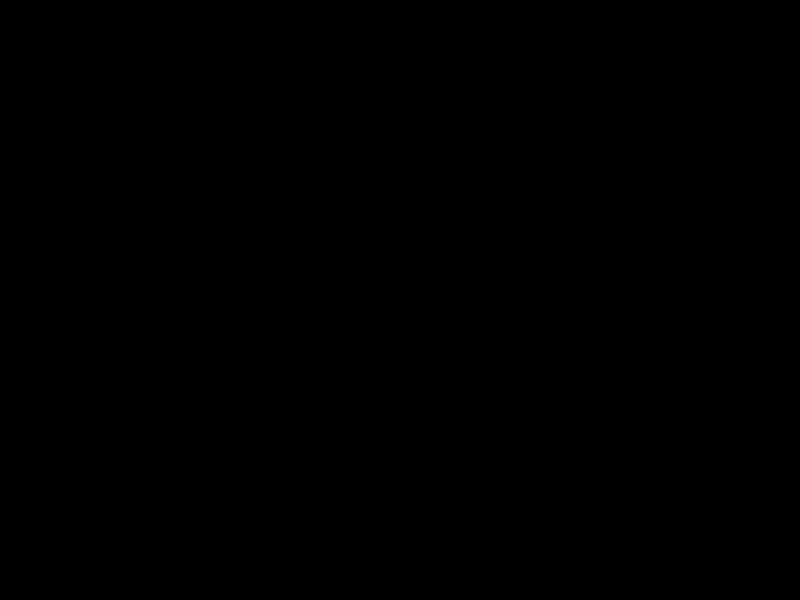
Frame 1 (no input)
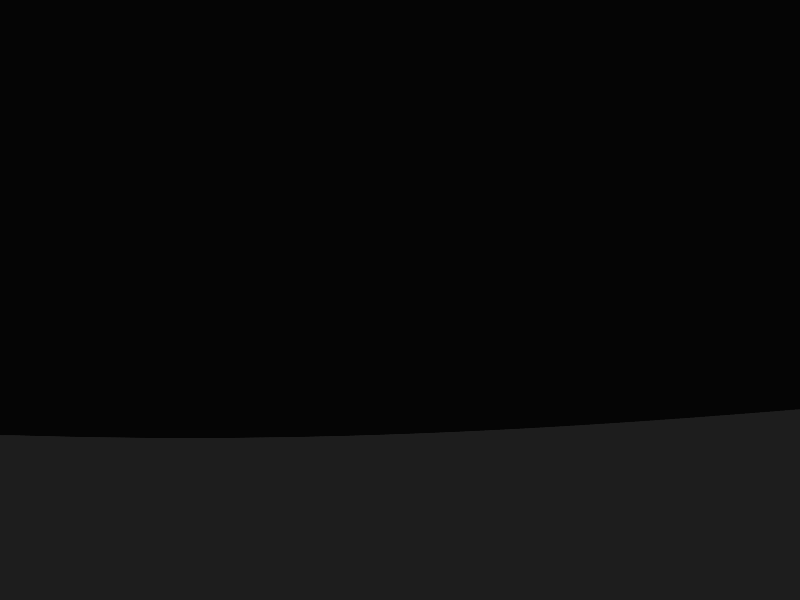
Frame 60 (the mouse pressed at the canvas centre just before this capture)
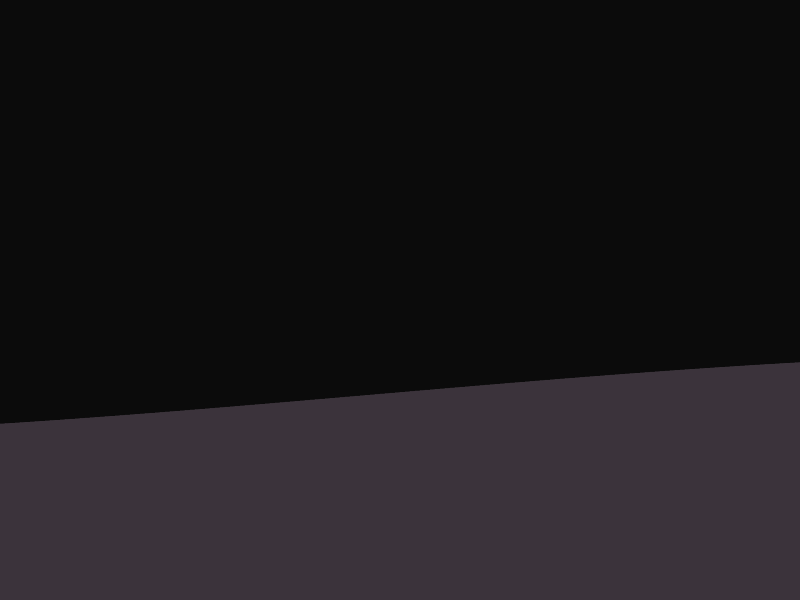
Frame 120 (the mouse held since frame 60 and released just before this capture)

The Processing sketch that drew these frames (run headless with seeded random() and noise(); from frame 60 on, the mouse is pressed at the canvas centre):

// Processing sketch: onda
// ── onda.pde
float theta = 0.0;
float q,v,a,b,c,aa,bb,cc,tr,trr;


void setup() {
  size(800,600);
  smooth();
  q = 0.01;
  v = 45;
}

void draw() {
  luces();
  background(tr);
  onda();
}


void onda() {
  if(random(0,20) < 2) b += 0.0001;
  if(random(0,20) < 2) b -= 0.0001;

  v += random(0,0.5); //velocidad +
  v -= random(0,0.5); //velodidad -

  theta += 0.02;
  noStroke();
  fill(a,b,c);
  float x = theta;

  for (int i = 0; i <= 200; i++) {
    float y = sin(x)*v; //la subida y bajada de bolas
    ellipse(i*5,y + 400,10,10);
    rect(i*5-5,y + 400-5,20,400);
    x += q; //bote
  }
}





void luces() {
  if (a == aa) {
    aa = (int)random (0,200);
  } 
  else {
    if (a > aa) a = a - 0.5;
    if (a < aa) a = a + 0.5;
  }

  if (b == bb) {
    bb =  (int)random (0,200);
  } 
  else {
    if (b > bb) b = b - 0.5;
    if (b < bb) b = b + 0.5;
  }

  if (c == cc) {
    cc =  (int)random (0,200);
  } 
  else {
    if (c > cc) c = c - 0.5;
    if (c < cc) c = c + 0.5;
  }

  if (tr == trr) {
    trr = (int)random (0,100);
  } 
  else {
    if (tr > trr) tr = tr - 0.1;
    if (tr < trr) tr = tr + 0.1;
  }
}
